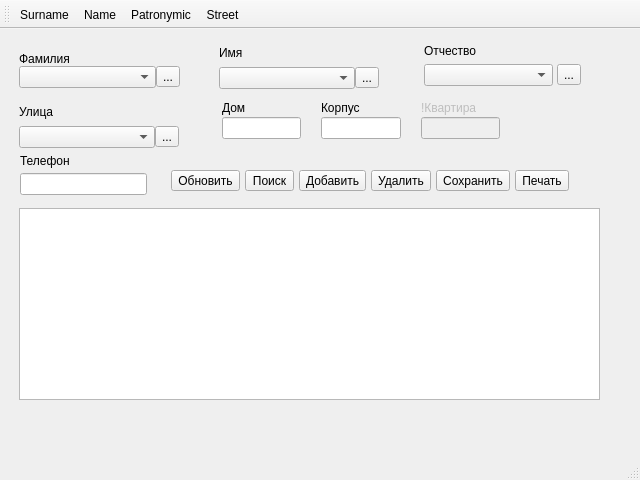
<?xml version="1.0" encoding="UTF-8"?>
<ui version="4.0">
 <class>MainWindow</class>
 <widget class="QMainWindow" name="MainWindow">
  <property name="geometry">
   <rect>
    <x>0</x>
    <y>0</y>
    <width>640</width>
    <height>480</height>
   </rect>
  </property>
  <property name="windowTitle">
   <string>MainWindow</string>
  </property>
  <widget class="QWidget" name="centralwidget">
   <layout class="QVBoxLayout" name="verticalLayout">
    <item>
     <widget class="QStackedWidget" name="stackedWidget">
      <property name="currentIndex">
       <number>1</number>
      </property>
      <widget class="QWidget" name="page"/>
      <widget class="QWidget" name="page_2">
       <widget class="QWidget" name="layoutWidget_2">
        <property name="geometry">
         <rect>
          <x>415</x>
          <y>-1</y>
          <width>157</width>
          <height>49</height>
         </rect>
        </property>
        <layout class="QGridLayout" name="gridLayout_4">
         <property name="horizontalSpacing">
          <number>4</number>
         </property>
         <property name="verticalSpacing">
          <number>0</number>
         </property>
         <item row="0" column="0">
          <widget class="QLabel" name="label_6">
           <property name="text">
            <string>Отчество</string>
           </property>
          </widget>
         </item>
         <item row="1" column="1">
          <widget class="QToolButton" name="toolButtonPatronymic">
           <property name="text">
            <string>...</string>
           </property>
          </widget>
         </item>
         <item row="1" column="0">
          <widget class="QComboBox" name="comboBoxPatronymic"/>
         </item>
        </layout>
       </widget>
       <widget class="QWidget" name="layoutWidget">
        <property name="geometry">
         <rect>
          <x>157</x>
          <y>120</y>
          <width>411</width>
          <height>46</height>
         </rect>
        </property>
        <layout class="QGridLayout" name="gridLayout_12">
         <property name="topMargin">
          <number>0</number>
         </property>
         <property name="rightMargin">
          <number>0</number>
         </property>
         <property name="bottomMargin">
          <number>0</number>
         </property>
         <property name="spacing">
          <number>0</number>
         </property>
         <item row="0" column="2">
          <widget class="QToolButton" name="toolButtonAdd">
           <property name="text">
            <string>Добавить</string>
           </property>
          </widget>
         </item>
         <item row="0" column="1">
          <widget class="QToolButton" name="toolButtonFind">
           <property name="text">
            <string>Поиск</string>
           </property>
          </widget>
         </item>
         <item row="0" column="3">
          <widget class="QToolButton" name="toolButtonDelete">
           <property name="text">
            <string>Удалить</string>
           </property>
          </widget>
         </item>
         <item row="0" column="4">
          <widget class="QToolButton" name="toolButtonSave">
           <property name="text">
            <string>Сохранить</string>
           </property>
          </widget>
         </item>
         <item row="0" column="0">
          <widget class="QToolButton" name="toolButtonRefresh">
           <property name="text">
            <string>Обновить</string>
           </property>
          </widget>
         </item>
         <item row="0" column="5">
          <widget class="QToolButton" name="toolButtonPrint">
           <property name="text">
            <string>Печать</string>
           </property>
          </widget>
         </item>
        </layout>
       </widget>
       <widget class="QWidget" name="layoutWidget">
        <property name="geometry">
         <rect>
          <x>210</x>
          <y>60</y>
          <width>281</width>
          <height>41</height>
         </rect>
        </property>
        <layout class="QGridLayout" name="gridLayout">
         <property name="leftMargin">
          <number>3</number>
         </property>
         <property name="horizontalSpacing">
          <number>20</number>
         </property>
         <property name="verticalSpacing">
          <number>-1</number>
         </property>
         <item row="0" column="0">
          <layout class="QGridLayout" name="gridLayout_9">
           <property name="verticalSpacing">
            <number>0</number>
           </property>
           <item row="0" column="0">
            <widget class="QLabel" name="label_2">
             <property name="text">
              <string>Дом</string>
             </property>
            </widget>
           </item>
           <item row="1" column="0">
            <widget class="QLineEdit" name="lineEditBuilding"/>
           </item>
          </layout>
         </item>
         <item row="0" column="1">
          <layout class="QGridLayout" name="gridLayout_10">
           <property name="verticalSpacing">
            <number>0</number>
           </property>
           <item row="0" column="0">
            <widget class="QLabel" name="label_3">
             <property name="text">
              <string>Корпус</string>
             </property>
            </widget>
           </item>
           <item row="1" column="0">
            <widget class="QLineEdit" name="lineEditCorpus"/>
           </item>
          </layout>
         </item>
         <item row="0" column="2">
          <layout class="QGridLayout" name="gridLayout_11">
           <property name="verticalSpacing">
            <number>0</number>
           </property>
           <item row="0" column="0">
            <widget class="QLabel" name="label_7">
             <property name="enabled">
              <bool>false</bool>
             </property>
             <property name="text">
              <string>!Квартира</string>
             </property>
             <property name="textFormat">
              <enum>Qt::AutoText</enum>
             </property>
            </widget>
           </item>
           <item row="1" column="0">
            <widget class="QLineEdit" name="lineEditApartment">
             <property name="enabled">
              <bool>false</bool>
             </property>
            </widget>
           </item>
          </layout>
         </item>
        </layout>
       </widget>
       <widget class="QWidget" name="layoutWidget">
        <property name="geometry">
         <rect>
          <x>11</x>
          <y>110</y>
          <width>127</width>
          <height>47</height>
         </rect>
        </property>
        <layout class="QGridLayout" name="gridLayout_8">
         <property name="horizontalSpacing">
          <number>0</number>
         </property>
         <property name="verticalSpacing">
          <number>5</number>
         </property>
         <item row="1" column="0">
          <widget class="QLineEdit" name="lineEditPhone"/>
         </item>
         <item row="0" column="0">
          <widget class="QLabel" name="label_10">
           <property name="text">
            <string>Телефон</string>
           </property>
           <property name="alignment">
            <set>Qt::AlignBottom|Qt::AlignLeading|Qt::AlignLeft</set>
           </property>
          </widget>
         </item>
        </layout>
       </widget>
       <widget class="QTableView" name="tableView">
        <property name="geometry">
         <rect>
          <x>10</x>
          <y>170</y>
          <width>581</width>
          <height>192</height>
         </rect>
        </property>
        <property name="editTriggers">
         <set>QAbstractItemView::AnyKeyPressed|QAbstractItemView::DoubleClicked|QAbstractItemView::EditKeyPressed|QAbstractItemView::SelectedClicked</set>
        </property>
       </widget>
       <widget class="QWidget" name="verticalLayoutWidget">
        <property name="geometry">
         <rect>
          <x>10</x>
          <y>0</y>
          <width>161</width>
          <height>50</height>
         </rect>
        </property>
        <layout class="QVBoxLayout" name="verticalLayout_2">
         <property name="spacing">
          <number>0</number>
         </property>
         <item>
          <widget class="QLabel" name="label">
           <property name="layoutDirection">
            <enum>Qt::LeftToRight</enum>
           </property>
           <property name="text">
            <string>Фамилия</string>
           </property>
           <property name="alignment">
            <set>Qt::AlignBottom|Qt::AlignLeading|Qt::AlignLeft</set>
           </property>
           <property name="wordWrap">
            <bool>false</bool>
           </property>
           <property name="openExternalLinks">
            <bool>true</bool>
           </property>
          </widget>
         </item>
         <item>
          <layout class="QHBoxLayout" name="horizontalLayout_2">
           <property name="spacing">
            <number>0</number>
           </property>
           <item>
            <widget class="QComboBox" name="comboBoxSurname">
             <property name="toolTipDuration">
              <number>-1</number>
             </property>
             <property name="currentIndex">
              <number>-1</number>
             </property>
             <property name="insertPolicy">
              <enum>QComboBox::InsertAtBottom</enum>
             </property>
             <property name="sizeAdjustPolicy">
              <enum>QComboBox::AdjustToContents</enum>
             </property>
            </widget>
           </item>
           <item>
            <widget class="QToolButton" name="toolButtonSurname">
             <property name="text">
              <string>...</string>
             </property>
            </widget>
           </item>
          </layout>
         </item>
        </layout>
       </widget>
       <widget class="QWidget" name="verticalLayoutWidget_2">
        <property name="geometry">
         <rect>
          <x>10</x>
          <y>59</y>
          <width>160</width>
          <height>51</height>
         </rect>
        </property>
        <layout class="QVBoxLayout" name="verticalLayout_3">
         <property name="spacing">
          <number>0</number>
         </property>
         <item>
          <widget class="QLabel" name="label_13">
           <property name="text">
            <string>Улица</string>
           </property>
          </widget>
         </item>
         <item>
          <layout class="QHBoxLayout" name="horizontalLayout_3">
           <property name="spacing">
            <number>0</number>
           </property>
           <item>
            <widget class="QComboBox" name="comboBoxStreet"/>
           </item>
           <item>
            <widget class="QToolButton" name="toolButtonStreet">
             <property name="text">
              <string>...</string>
             </property>
            </widget>
           </item>
          </layout>
         </item>
        </layout>
       </widget>
       <widget class="QWidget" name="verticalLayoutWidget_3">
        <property name="geometry">
         <rect>
          <x>210</x>
          <y>0</y>
          <width>160</width>
          <height>51</height>
         </rect>
        </property>
        <layout class="QVBoxLayout" name="verticalLayout_6">
         <property name="spacing">
          <number>0</number>
         </property>
         <item>
          <widget class="QLabel" name="label_5">
           <property name="text">
            <string>Имя</string>
           </property>
          </widget>
         </item>
         <item>
          <layout class="QHBoxLayout" name="horizontalLayout_5">
           <property name="spacing">
            <number>0</number>
           </property>
           <item>
            <widget class="QComboBox" name="comboBoxName">
             <property name="enabled">
              <bool>true</bool>
             </property>
            </widget>
           </item>
           <item>
            <widget class="QToolButton" name="toolButtonName">
             <property name="text">
              <string>...</string>
             </property>
            </widget>
           </item>
          </layout>
         </item>
        </layout>
       </widget>
      </widget>
     </widget>
    </item>
   </layout>
  </widget>
  <widget class="QMenuBar" name="menubar">
   <property name="geometry">
    <rect>
     <x>0</x>
     <y>0</y>
     <width>640</width>
     <height>22</height>
    </rect>
   </property>
  </widget>
  <widget class="QStatusBar" name="statusbar"/>
  <widget class="QToolBar" name="toolBar">
   <property name="windowTitle">
    <string>Phone Book</string>
   </property>
   <attribute name="toolBarArea">
    <enum>TopToolBarArea</enum>
   </attribute>
   <attribute name="toolBarBreak">
    <bool>false</bool>
   </attribute>
   <addaction name="actionSurname"/>
   <addaction name="actionName"/>
   <addaction name="actionPatronymic"/>
   <addaction name="actionStreet"/>
  </widget>
  <action name="actionSurname">
   <property name="text">
    <string>Surname</string>
   </property>
   <property name="toolTip">
    <string>goto Surname Dictionary</string>
   </property>
  </action>
  <action name="actionName">
   <property name="text">
    <string>Name</string>
   </property>
   <property name="toolTip">
    <string>goto Name dictionary</string>
   </property>
  </action>
  <action name="actionPatronymic">
   <property name="text">
    <string>Patronymic</string>
   </property>
   <property name="toolTip">
    <string>goto Patronimyc dictionary</string>
   </property>
  </action>
  <action name="actionStreet">
   <property name="text">
    <string>Street</string>
   </property>
   <property name="toolTip">
    <string>goto Street</string>
   </property>
  </action>
 </widget>
 <tabstops>
  <tabstop>toolButtonPatronymic</tabstop>
  <tabstop>toolButtonStreet</tabstop>
  <tabstop>lineEditBuilding</tabstop>
  <tabstop>lineEditCorpus</tabstop>
  <tabstop>lineEditApartment</tabstop>
  <tabstop>lineEditPhone</tabstop>
  <tabstop>toolButtonFind</tabstop>
  <tabstop>toolButtonAdd</tabstop>
  <tabstop>toolButtonDelete</tabstop>
 </tabstops>
 <resources/>
 <connections/>
</ui>
